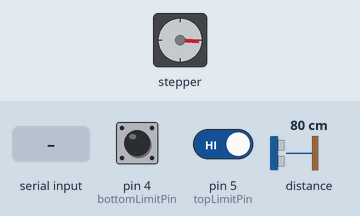
The sketch below on a simulated Arduino Uno, built with avr-gcc and run on an emulated ATmega328P. Shown: stepper motor. Wiring (inferred from the names in the program): stepper motor driver (200 steps per turn assumed): step pin 3; direction pin 2. The inputs (shaded band) are chosen by the test bench; at power-on: pin 4 (bottomLimitPin) HIGH, distance to the obstacle 80 cm, pin 5 (topLimitPin) HIGH. What the sketch prints to the serial monitor is not drawn.

Above: at 0.8 s.
0.9 s: pin 4 (bottomLimitPin) pulled LOW for 0.15 s
4.0 s: distance to the obstacle set to 250 cm
7.0 s: "H" received over the second serial link
10.0 s: pin 4 (bottomLimitPin) pulled LOW for 1 s
12.5 s: "h" received over the second serial link
At 13.3 s:
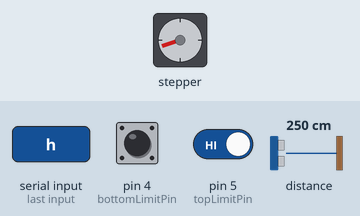
15.5 s: pin 4 (bottomLimitPin) pulled LOW for 0.15 s
At 16.3 s:
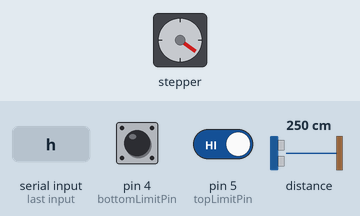
Timing chart, 0 to 18.1 s (numbered marks = the images above; inputs shaded):
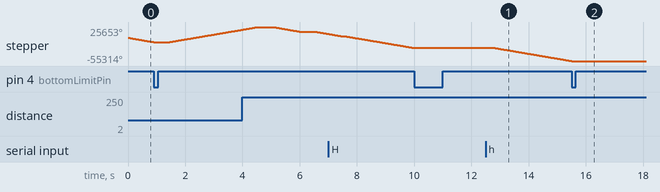

The sketch:

sketch_aug29a.ino
```cpp
#include <Wire.h>
#include <Adafruit_VL53L0X.h>
#include <SoftwareSerial.h>

Adafruit_VL53L0X tof;

// =================================================
// ESP32 통신
// =================================================

// ESP32 TXD → Arduino D6
// ESP32 GND → Arduino GND
// Arduino D7은 연결하지 않음
SoftwareSerial esp32Serial(6, 7);

// =================================================
// 모터 및 리미트 스위치 핀
// =================================================

const byte dirPin  = 2;
const byte stepPin = 3;

const byte bottomLimitPin = 4;
const byte topLimitPin    = 5;

// =================================================
// 모터 방향
// 실제 방향이 반대면 HIGH와 LOW를 서로 교체
// =================================================

const byte UP_DIRECTION   = HIGH;
const byte DOWN_DIRECTION = LOW;

// =================================================
// 거리센서 설정
// =================================================

// 120cm 이내이면 사용자 감지
const int DETECT_DISTANCE_MM = 1200;

// 5mm보다 가까운 측정값 제외
const int MIN_DISTANCE_MM = 5;

// 5번 측정
const byte MEASUREMENT_COUNT = 5;

// 5번 중 3번 이상이면 감지
const byte REQUIRED_DETECTION_COUNT = 3;

// =================================================
// 모터 이동 설정
// =================================================

// 숫자가 작을수록 빠름
const unsigned int STEP_DELAY_US = 70;

// 실제 이동거리에 맞게 조정
const long STEPS_PER_CM = 2000;

// 자동 높이 조절 거리
const long UP_DISTANCE_CM = 10;
const long DOWN_DISTANCE_CM = 3;

// 현재 계산 위치
long currentPositionSteps = 0;

// 센서 측정 대기시간
const unsigned long WAIT_TIME_MS = 100;

// 하단 복귀 최대 시간
const unsigned long HOMING_TIMEOUT_MS = 30000;

// =================================================
// 동작 상태
// =================================================

enum KioskState
{
  WAITING_AT_BOTTOM,
  MOVING_UP,
  SEARCHING_DOWN,
  HOLDING_POSITION
};

KioskState state = WAITING_AT_BOTTOM;

// 결제 후 기존 사용자가 떠날 때까지 재상승 방지
bool waitingForUserToLeave = false;

// =================================================
// 초기 설정
// =================================================

void setup()
{
  // 컴퓨터 시리얼 모니터
  Serial.begin(115200);

  // ESP32와 Arduino 통신
  esp32Serial.begin(9600);

  pinMode(dirPin, OUTPUT);
  pinMode(stepPin, OUTPUT);

  // 리미트 스위치
  // COM → GND
  // 하단 NO → D4
  // 상단 NO → D5
  pinMode(bottomLimitPin, INPUT_PULLUP);
  pinMode(topLimitPin, INPUT_PULLUP);

  digitalWrite(stepPin, LOW);

  Serial.println();
  Serial.println(F("============================"));
  Serial.println(F("키오스크 모터 제어 시작"));
  Serial.println(F("============================"));
  Serial.println(F("ESP32 결제 완료 신호 H 대기"));
  Serial.println(F("시작 위치를 하단으로 이동"));

  // 시작할 때 하단 리미트까지 이동
  moveToBottomAtStartup();

  // 거리센서 시작
  Wire.begin();

  if (!tof.begin())
  {
    Serial.println(F("VL53L0X 연결 오류"));

    while (1)
    {
      delay(100);
    }
  }

  currentPositionSteps = 0;
  state = WAITING_AT_BOTTOM;

  Serial.println(F("하단 원점 설정 완료"));
  Serial.println(F("사용자 감지 시작"));
}

// =================================================
// 반복 동작
// =================================================

void loop()
{
  // -------------------------------------------------
  // 결제 완료 신호를 가장 먼저 확인
  // -------------------------------------------------

  if (paymentCommandReceived())
  {
    Serial.println();
    Serial.println(F("============================"));
    Serial.println(F("결제 완료 신호 H 수신"));
    Serial.println(F("하단 리미트까지 한 번에 하강"));
    Serial.println(F("============================"));

    // 하단 리미트까지 연속 하강
    moveToBottomAfterPayment();

    currentPositionSteps = 0;
    state = WAITING_AT_BOTTOM;

    // 결제한 사용자가 앞에 있어도 다시 상승하지 않음
    waitingForUserToLeave = true;

    Serial.println(F("결제 후 하단 복귀 동작 종료"));
    Serial.println(F("기존 사용자가 떠날 때까지 대기"));

    delay(100);
    return;
  }

  // 거리센서로 사용자 확인
  bool detected = detectUser();

  // -------------------------------------------------
  // 결제 후 기존 사용자가 떠날 때까지 대기
  // -------------------------------------------------

  if (waitingForUserToLeave)
  {
    if (detected)
    {
      Serial.println(F("기존 사용자가 아직 감지됨"));
      Serial.println(F("최하단에서 모터 정지"));
    }
    else
    {
      Serial.println(F("기존 사용자 이탈 확인"));
      Serial.println(F("새로운 사용자 감지 시작"));

      waitingForUserToLeave = false;
    }

    delay(WAIT_TIME_MS);
    return;
  }

  // -------------------------------------------------
  // 기존 자동 높이 조절 동작
  // -------------------------------------------------

  switch (state)
  {
    case WAITING_AT_BOTTOM:

      if (detected)
      {
        Serial.println(F("사용자 감지 → 10cm 상승"));

        state = MOVING_UP;

        if (!moveUpCm(UP_DISTANCE_CM))
        {
          state = HOLDING_POSITION;
        }
      }
      else
      {
        Serial.println(F("최하단에서 사용자 대기"));
      }

      break;

    case MOVING_UP:

      if (detected)
      {
        Serial.println(F("계속 감지됨 → 다시 10cm 상승"));

        if (!moveUpCm(UP_DISTANCE_CM))
        {
          Serial.println(F("상단 리미트 도착 → 상승 정지"));

          state = HOLDING_POSITION;
        }
      }
      else
      {
        Serial.println(F("사용자를 놓침 → 3cm 하강"));

        if (moveDownCm(DOWN_DISTANCE_CM))
        {
          state = SEARCHING_DOWN;
        }
        else
        {
          state = WAITING_AT_BOTTOM;
        }
      }

      break;

    case SEARCHING_DOWN:

      if (detected)
      {
        Serial.println(F("사용자 재감지 → 현재 위치 정지"));

        state = HOLDING_POSITION;
      }
      else
      {
        Serial.println(F("사용자 미감지 → 다시 3cm 하강"));

        if (!moveDownCm(DOWN_DISTANCE_CM))
        {
          Serial.println(F("하단 리미트 도착"));

          state = WAITING_AT_BOTTOM;
        }
      }

      break;

    case HOLDING_POSITION:

      if (detected)
      {
        Serial.println(F("사용자 감지 중 → 모터 정지"));
      }
      else
      {
        Serial.println(F("사용자 미감지 → 3cm 하강"));

        if (moveDownCm(DOWN_DISTANCE_CM))
        {
          state = SEARCHING_DOWN;
        }
        else
        {
          Serial.println(F("하단 리미트 도착"));

          state = WAITING_AT_BOTTOM;
        }
      }

      break;
  }

  delay(WAIT_TIME_MS);
}

// =================================================
// ESP32 결제 완료 명령 확인
// H 또는 h를 받으면 true
// 여러 번 전송된 H도 모두 읽어서 비움
// =================================================

bool paymentCommandReceived()
{
  bool received = false;

  while (esp32Serial.available() > 0)
  {
    char command = esp32Serial.read();

    Serial.print(F("ESP32 수신 문자: "));
    Serial.println(command);

    if (command == 'H' || command == 'h')
    {
      received = true;
    }
  }

  return received;
}

// =================================================
// 전원을 켰을 때 하단 리미트까지 이동
// =================================================

void moveToBottomAtStartup()
{
  if (bottomLimitPressed())
  {
    currentPositionSteps = 0;

    Serial.println(F("이미 하단 리미트 위치입니다."));
    return;
  }

  digitalWrite(dirPin, DOWN_DIRECTION);
  delayMicroseconds(500);

  unsigned long startTime = millis();

  while (!bottomLimitPressed())
  {
    makeStep();

    if (millis() - startTime >= HOMING_TIMEOUT_MS)
    {
      Serial.println(F("시작 원점 탐색 실패"));
      Serial.println(F("D4 결선과 모터 방향을 확인하세요."));

      while (1)
      {
        delay(100);
      }
    }
  }

  currentPositionSteps = 0;

  Serial.println(F("하단 리미트 감지 완료"));
  delay(100);
}

// =================================================
// 결제 완료 후 하단 리미트까지 연속 하강
// =================================================

void moveToBottomAfterPayment()
{
  // 이미 하단 리미트가 눌려 있으면 움직이지 않음
  if (bottomLimitPressed())
  {
    currentPositionSteps = 0;

    Serial.println(F("이미 하단 리미트 위치입니다."));
    return;
  }

  // 모터를 하강 방향으로 설정
  digitalWrite(dirPin, DOWN_DIRECTION);
  delayMicroseconds(500);

  unsigned long startTime = millis();

  // 하단 리미트가 눌릴 때까지 계속 스텝 출력
  while (!bottomLimitPressed())
  {
    makeStep();

    if (currentPositionSteps > 0)
    {
      currentPositionSteps--;
    }

    // 스위치 또는 배선 고장 시 무한 하강 방지
    if (millis() - startTime >= HOMING_TIMEOUT_MS)
    {
      Serial.println(F("결제 후 하단 복귀 시간 초과"));
      Serial.println(F("하단 리미트와 모터 방향 확인 필요"));
      return;
    }
  }

  currentPositionSteps = 0;

  Serial.println(F("하단 리미트 감지"));
  Serial.println(F("모터 즉시 정지"));

  delay(100);
}

// =================================================
// 사용자 감지
// =================================================

bool detectUser()
{
  byte detectedCount = 0;

  Serial.println(F("----------------------------"));

  for (byte i = 0; i < MEASUREMENT_COUNT; i++)
  {
    VL53L0X_RangingMeasurementData_t measure;

    tof.rangingTest(&measure, false);

    if (measure.RangeStatus != 4)
    {
      int distance = measure.RangeMilliMeter;

      Serial.print(F("측정 "));
      Serial.print(i + 1);
      Serial.print(F(": "));
      Serial.print(distance);
      Serial.println(F(" mm"));

      if (distance >= MIN_DISTANCE_MM &&
          distance <= DETECT_DISTANCE_MM)
      {
        detectedCount++;
      }
    }
    else
    {
      Serial.print(F("측정 "));
      Serial.print(i + 1);
      Serial.println(F(": 미감지"));
    }

    delay(50);
  }

  Serial.print(F("감지 횟수: "));
  Serial.print(detectedCount);
  Serial.print(F("/"));
  Serial.println(MEASUREMENT_COUNT);

  if (detectedCount >= REQUIRED_DETECTION_COUNT)
  {
    Serial.println(F("거리센서 판정: 사용자 감지"));
    return true;
  }

  Serial.println(F("거리센서 판정: 사용자 미감지"));
  return false;
}

// =================================================
// 지정한 거리만큼 상승
// =================================================

bool moveUpCm(long distanceCm)
{
  if (topLimitPressed())
  {
    Serial.println(F("상단 리미트 눌림 → 상승 금지"));
    return false;
  }

  long requestedSteps = STEPS_PER_CM * distanceCm;

  digitalWrite(dirPin, UP_DIRECTION);
  delayMicroseconds(500);

  for (long i = 0; i < requestedSteps; i++)
  {
    if (topLimitPressed())
    {
      Serial.println(F("상단 리미트 감지 → 즉시 정지"));
      return false;
    }

    makeStep();
    currentPositionSteps++;
  }

  Serial.print(F("상승 완료, 계산 높이: "));
  printCurrentHeight();

  return true;
}

// =================================================
// 지정한 거리만큼 하강
// =================================================

bool moveDownCm(long distanceCm)
{
  if (bottomLimitPressed())
  {
    currentPositionSteps = 0;

    Serial.println(F("하단 리미트 눌림 → 하강 금지"));
    return false;
  }

  long requestedSteps = STEPS_PER_CM * distanceCm;

  digitalWrite(dirPin, DOWN_DIRECTION);
  delayMicroseconds(500);

  for (long i = 0; i < requestedSteps; i++)
  {
    if (bottomLimitPressed())
    {
      currentPositionSteps = 0;

      Serial.println(F("하단 리미트 감지 → 즉시 정지"));
      return false;
    }

    makeStep();

    if (currentPositionSteps > 0)
    {
      currentPositionSteps--;
    }
  }

  Serial.print(F("하강 완료, 계산 높이: "));
  printCurrentHeight();

  return true;
}

// =================================================
// 스텝모터 펄스 출력
// =================================================

void makeStep()
{
  digitalWrite(stepPin, HIGH);
  delayMicroseconds(STEP_DELAY_US);

  digitalWrite(stepPin, LOW);
  delayMicroseconds(STEP_DELAY_US);
}

// =================================================
// 리미트 스위치 확인
// INPUT_PULLUP이므로 눌리면 LOW
// =================================================

bool bottomLimitPressed()
{
  return digitalRead(bottomLimitPin) == LOW;
}

bool topLimitPressed()
{
  return digitalRead(topLimitPin) == LOW;
}

// =================================================
// 현재 높이 출력
// =================================================

void printCurrentHeight()
{
  float heightCm =
    (float)currentPositionSteps / STEPS_PER_CM;

  Serial.print(heightCm, 1);
  Serial.println(F(" cm"));
}
```

Measured:
- after the input at 12.5 s, stepper: keeps turning counter-clockwise at about 11565°/s, starting after 0.31 s
